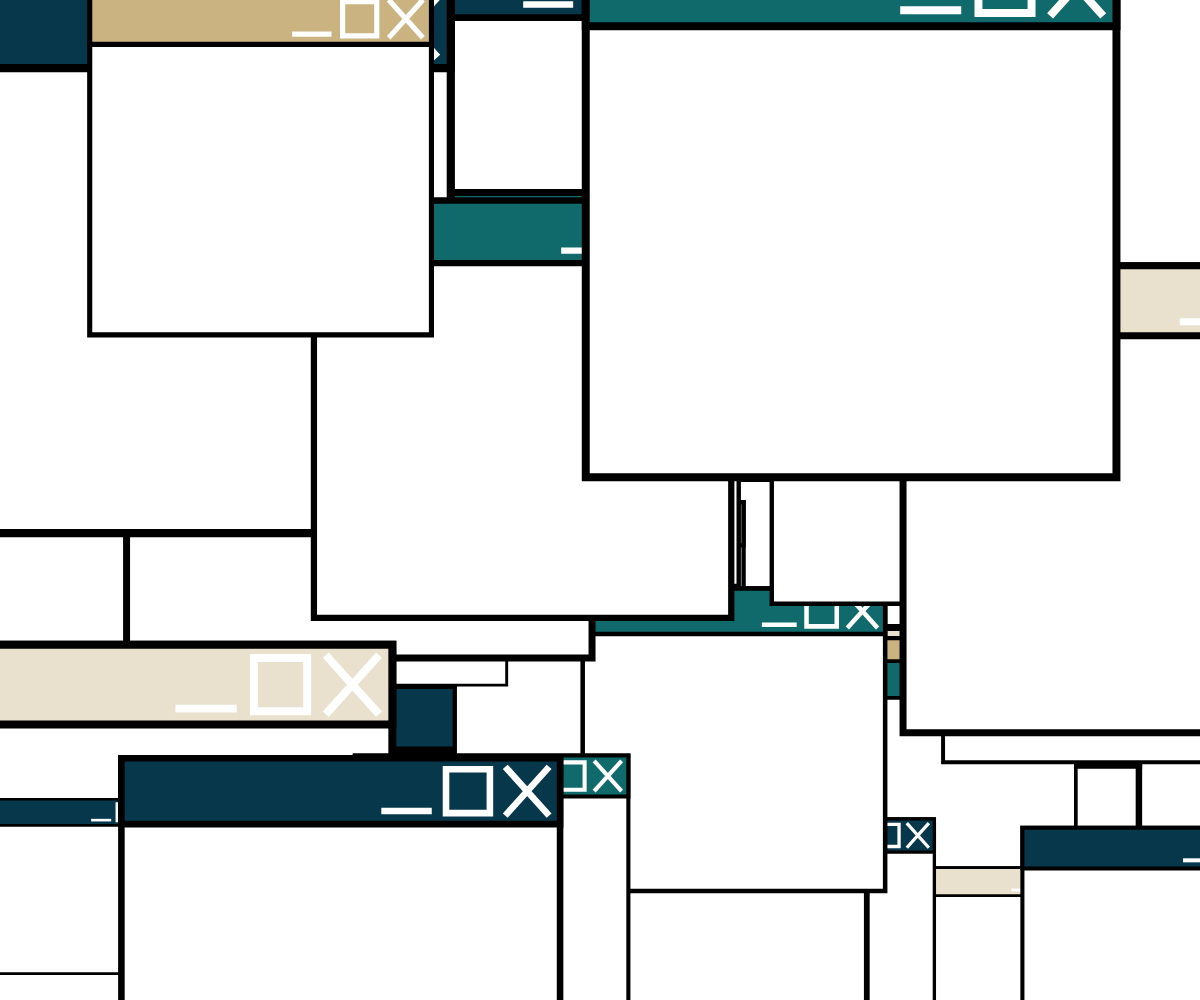
Frame 1 (no input)
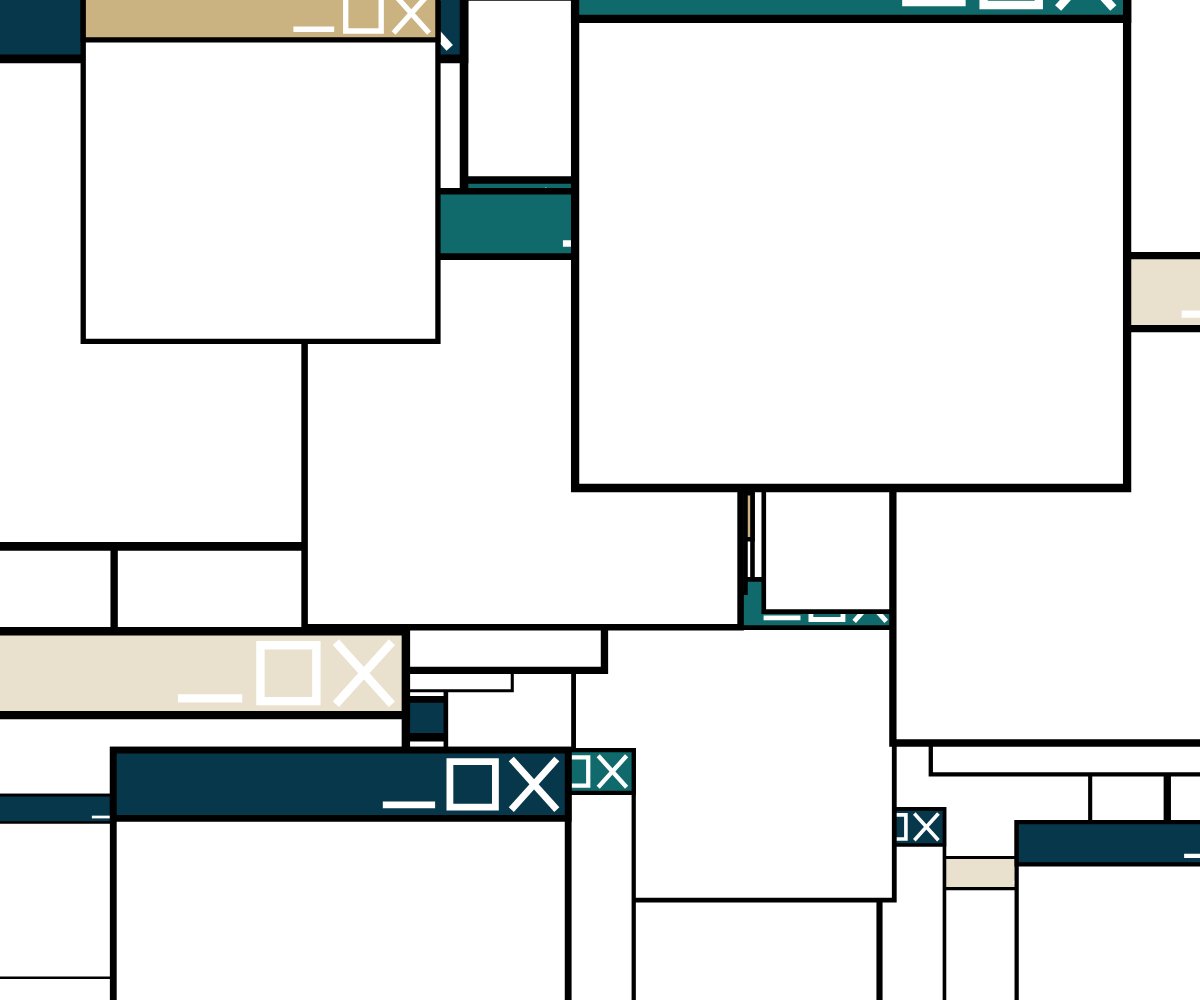
Frame 60 (no input)
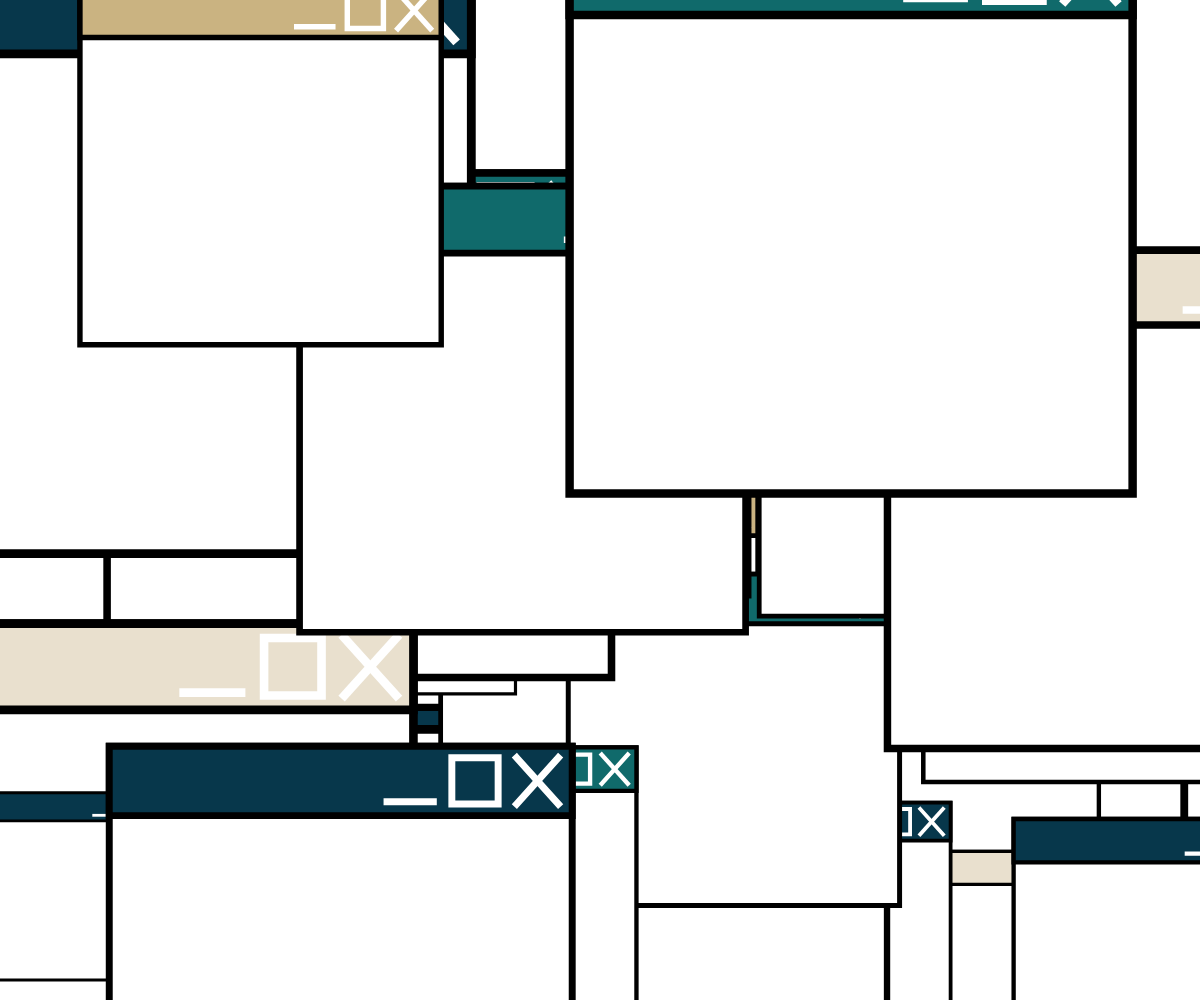
Frame 120 (the mouse pressed at the canvas centre since frame 60)

The p5.js sketch that drew these frames (run headless with seeded random() and noise() and a simulated clock; from frame 60 on, the mouse is pressed at the canvas centre):

// p5.js sketch
// ── sketch.js
const n = 100;

let cp;
let p = [];
let s = [];
let c = [];

function setup() {
  createCanvas(windowWidth, windowHeight);

  cp = random(colorPalletes).colors;

  for(let i = 0; i < n; i ++){
    p[i] = createVector(random(width), random(height));
    s[i] = min(width, height) * random(0.1, 0.4);
    c[i] = random(cp);
  }
}

function draw() {
  background(255);

  gridLine(min(width, height)*0.1);

  for(let i = 0; i < n; i ++){
    webFrame(p[i].x, p[i].y, s[i] * (1 + sin(frameCount/(50+i*2)+i/100) * 0.5), c[i], "CENTER");
  }
}

function webFrame(x, y, s, c, mode="CORNER"){
  push();

  if(mode=CENTER){
    translate(-s/2, -s/2)
  }

  strokeCap(PROJECT);

  strokeWeight(max(s * 0.015, ));
  stroke(0);
  fill(255);
  rect(x, y, s, s);
  fill(c);
  rect(x, y, s, s*0.15);

  stroke(255);

  line(x + s * 0.6, y + s * 0.12, x + s * 0.7, y + s * 0.12);

  noFill();
  rect(x + s * 0.74, y + s * 0.025, s * 0.1, s * 0.1);

  line(x + s * 0.88, y + s * 0.025, x + s * 0.97, y + s * 0.125);
  line(x + s * 0.88, y + s * 0.125, x + s * 0.97, y + s * 0.025);

  pop();
}

function gridLine(grid) {
  for (let x = grid / 2; x < width; x += grid) {
    line(x, 0, x, height);
  }
  for (let y = grid / 2; y < height; y += grid) {
    line(0, y, width, y);
  }
}

class Easing {
  static easeInSine(x) {
    return 1 - Math.cos((x * Math.PI) / 2);
  }

  static easeOutSine(x) {
    return Math.sin((x * Math.PI) / 2);
  }

  static easeInOutSine(x) {
    return -(Math.cos(Math.PI * x) - 1) / 2;
  }

  static easeInQuad(x) {
    return x * x;
  }

  static easeOutQuad(x) {
    return 1 - (1 - x) * (1 - x);
  }

  static easeInOutQuad(x) {
    return x < 0.5 ? 2 * x * x : 1 - Math.pow(-2 * x + 2, 2) / 2;
  }

  static easeInCubic(x) {
    return x * x * x;
  }

  static easeOutCubic(x) {
    return 1 - Math.pow(1 - x, 3);
  }

  static easeInOutCubic(x) {
    return x < 0.5 ? 4 * x * x * x : 1 - Math.pow(-2 * x + 2, 3) / 2;
  }

  static easeInQuart(x) {
    return x * x * x * x;
  }

  static easeOutQuart(x) {
    return 1 - Math.pow(1 - x, 4);
  }

  static easeInOutQuart(x) {
    return x < 0.5 ? 8 * x * x * x * x : 1 - Math.pow(-2 * x + 2, 4) / 2;
  }

  static easeInQuint(x) {
    return x * x * x * x * x;
  }

  static easeOutQuint(x) {
    return 1 - Math.pow(1 - x, 5);
  }

  static easeInOutQuint(x) {
    return x < 0.5 ? 16 * x * x * x * x * x : 1 - Math.pow(-2 * x + 2, 5) / 2;
  }

  static easeInExpo(x) {
    return x === 0 ? 0 : Math.pow(2, 10 * x - 10);
  }

  static easeOutExpo(x) {
    return x === 1 ? 1 : 1 - Math.pow(2, -10 * x);
  }

  static easeInOutExpo(x) {
    return x === 0 ?
      0 :
      x === 1 ?
      1 :
      x < 0.5 ?
      Math.pow(2, 20 * x - 10) / 2 :
      (2 - Math.pow(2, -20 * x + 10)) / 2;
  }

  static easeInCirc(x) {
    return 1 - Math.sqrt(1 - Math.pow(x, 2));
  }

  static easeOutCirc(x) {
    return Math.sqrt(1 - Math.pow(x - 1, 2));
  }

  static easeInOutCirc(x) {
    return x < 0.5 ?
      (1 - Math.sqrt(1 - Math.pow(2 * x, 2))) / 2 :
      (Math.sqrt(1 - Math.pow(-2 * x + 2, 2)) + 1) / 2;
  }

  static easeOutBack(x) {
    const c1 = 1.70158;
    const c3 = c1 + 1;
    return 1 + c3 * Math.pow(x - 1, 3) + c1 * Math.pow(x - 1, 2);
  }

  static easeInOutBack(x) {
    const c1 = 1.70158;
    const c2 = c1 * 1.525;
    return x < 0.5 ?
      (Math.pow(2 * x, 2) * ((c2 + 1) * 2 * x - c2)) / 2 :
      (Math.pow(2 * x - 2, 2) * ((c2 + 1) * (x * 2 - 2) + c2) + 2) / 2;
  }
}

const colorPalletes = [
  {
    name: "DeepEmeraldGold",
    colors: ["#005e55", "#fff9bf", "#edb50c", "#b8003d", "#5e001f"],
  },
  {
    name: "WarmRainbow",
    colors: ["#01204E", "#028391", "#F6DCAC", "#FAA968", "#F85525"],
  },
  {
    name: "ChocolateAndCream",
    colors: ["#D54751", "#EF9A48", "#FFFCC7", "#4DA394", "#59322B"],
  },
  {
    name: "PopArt",
    colors: ["#241965", "#653993", "#9F4094", "#B73D6E", "#F19406"],
  },
  {
    name: "DeepEmeraldGold",
    colors: ["#F87523", "#FFC31B", "#E7DCC9", "#1DB7B9", "#126D68"],
  },
  {
    name: "GreenPink",
    colors: ["#01B999", "#FAB3B3", "#DC958F", "#A1D8CE", "#F1FAF7"],
  },
  {
    name: "NatureTranquility",
    colors: ["#106A6B", "#07374B", "#CAB381", "#E9E0CE"],
  },
  {
    name: "VibrantHarmony",
    colors: ["#F15946", "#5681CB", "#FAAA2D", "#296647", "#453945"],
  },
  {
    name: "Serenity Bliss",
    colors: ["#FFB4B8", "#EF4B28", "#0A563A", "#FFBC54", "#ECE9E0"],
  }
];
